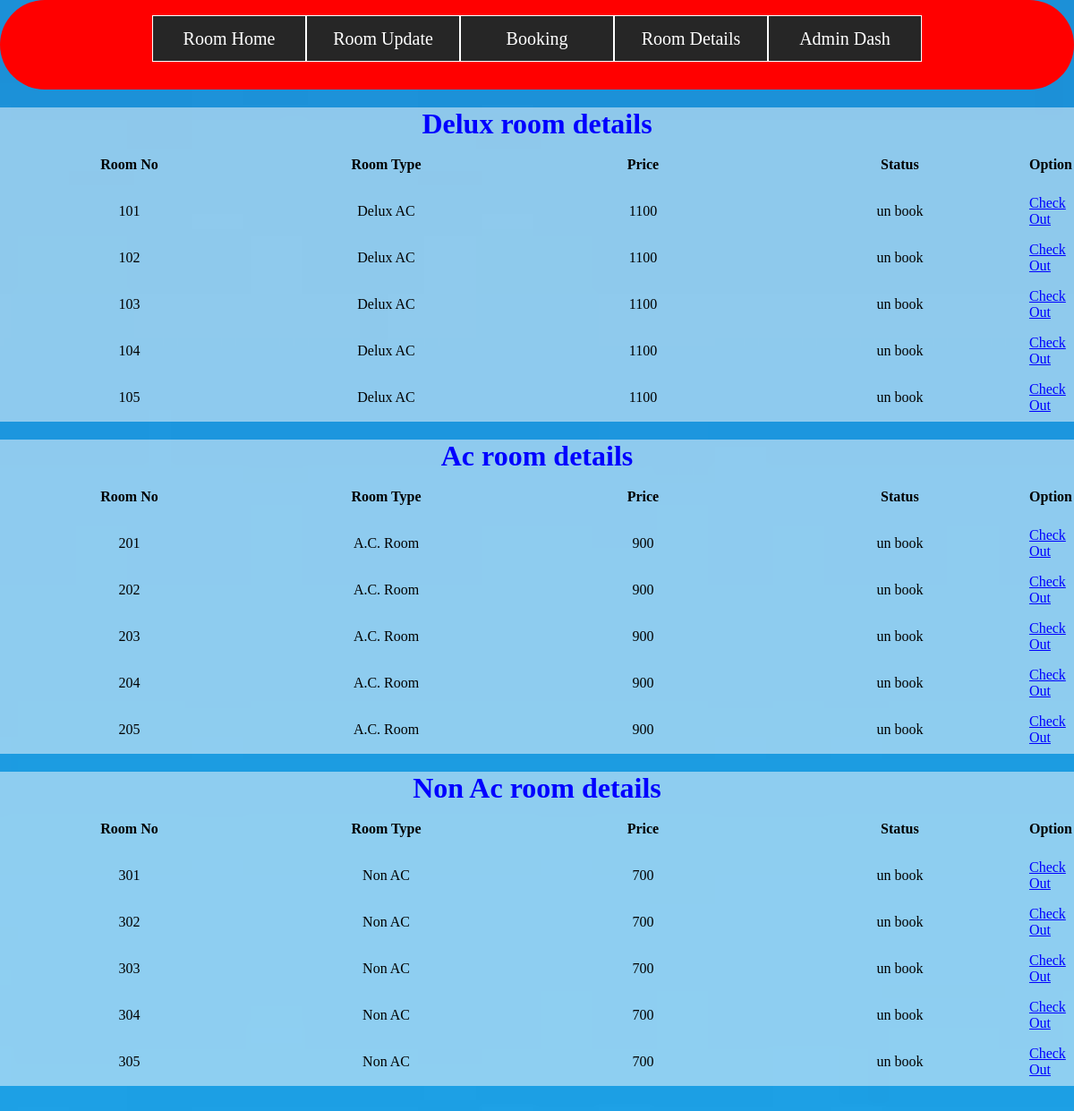
The app's page /admin/roomdetails.php with its own data.
### tables this page shows
CREATE TABLE IF NOT EXISTS `deluxacroom` (
  `id` INT AUTO_INCREMENT PRIMARY KEY,
  `roomno` VARCHAR(50) NOT NULL UNIQUE,
  `roomtype` VARCHAR(100) NOT NULL,
  `price` INT NOT NULL,
  `status` VARCHAR(50) NOT NULL DEFAULT 'un book'
);

CREATE TABLE IF NOT EXISTS `acroom` (
  `id` INT AUTO_INCREMENT PRIMARY KEY,
  `roomno` VARCHAR(50) NOT NULL UNIQUE,
  `roomtype` VARCHAR(100) NOT NULL,
  `price` INT NOT NULL,
  `status` VARCHAR(50) NOT NULL DEFAULT 'un book'
);

CREATE TABLE IF NOT EXISTS `nonac` (
  `id` INT AUTO_INCREMENT PRIMARY KEY,
  `roomno` VARCHAR(50) NOT NULL UNIQUE,
  `roomtype` VARCHAR(100) NOT NULL,
  `price` INT NOT NULL,
  `status` VARCHAR(50) NOT NULL DEFAULT 'un book'
);

### admin/roomdetails.php (the view, shortened to what this page needs)
<?php
include('../dbcon.php');
?>
<!DOCTYPE html>
<html lang="en">
<head>
    <link rel="stylesheet" href="stylee.css">
</head>
<body>
    <div class="wrapper-container">
    <div class="wrapper">
        <ul>
            <li><a href="aroom.php">Room Home</a></li>
            <li><a href="#">Room Update</a>
            </li>
            <li><a href="booking.php">Booking</a></li>
            <li><a href="roomdetails.php">Room Details</a></li>
            <li><a href="admindash.php">Admin Dash</a></li>
        </ul>
    </div>
    </div>
    <div class="admin-room-details">
         <h1 style="color:blue; text-align:center;">Delux room details</h1>
         <table>
             <tr>
                     <th width="25%" height="50px">Room No</th>
                     <th width="25%" height="50px">Room Type</th>
                     <th width="25%" height="50px">Price</th>
                     <th width="25%" height="50px">Status</th>
                     <th width="25%" height="50px">Option</th>
             </tr>
             <?php
                $qry="SELECT * FROM `deluxacroom`";
                $run=mysqli_query($sql,$qry);
                while( $row=mysqli_fetch_assoc($run))
                {
                    $rno=$row['roomno'];
                    $rtype=$row['roomtype'];
                    $price=$row['price'];
                    $status=$row['status'];
                    ?>
                    <tr>
                    <td width="25%" height="50px"><center><?php echo $rno ?></center></td>
                     <td width="25%" height="50px"><center><?php echo $rtype ?></center></td>
                     <td width="25%" height="50px"><center><?php echo $price ?></center></td>
                     <td width="25%" height="50px"><center><?php echo $status ?></center></td>
                     <td><a style="color:blue;" href="co.php? rno=<?php echo $rno; ?>">Check Out</a></td>
                    </tr>
                    <?php
                }
             ?>
         </table>
    </div>
    <div class="admin-room-details">
         <h1 style="color:blue; text-align:center;">Ac room details</h1>
         <table>
             <tr>
                     <th width="25%" height="50px">Room No</th>
                     <th width="25%" height="50px">Room Type</th>
                     <th width="25%" height="50px">Price</th>
                     <th width="25%" height="50px">Status</th>
                     <th width="25%" height="50px">Option</th>
             </tr>
             <?php
                $qry="SELECT * FROM `acroom`";
                $run=mysqli_query($sql,$qry);
                while( $row=mysqli_fetch_assoc($run))
                {
                    $rno=$row['roomno'];
                    $rtype=$row['roomtype'];
                    $price=$row['price'];
                    $status=$row['status'];
                    ?>
                    <tr>
                    <td width="25%" height="50px"><center><?php echo $rno ?></center></td>
                     <td width="25%" height="50px"><center><?php echo $rtype ?></center></td>
                     <td width="25%" height="50px"><center><?php echo $price ?></center></td>
                     <td width="25%" height="50px"><center><?php echo $status ?></center></td>
                     <td><a style="color:blue;" href="co1.php? rno=<?php echo $rno; ?>">Check Out</a></td>
                    </tr>
                    <?php
                }
             ?>
         </table>
    </div>
    <div class="admin-room-details">
         <h1 style="color:blue; text-align:center;">Non Ac room details</h1>
         <table>
             <tr>
                     <th width="25%" height="50px">Room No</th>
                     <th width="25%" height="50px">Room Type</th>
                     <th width="25%" height="50px">Price</th>
                     <th width="25%" height="50px">Status</th>
                     <th width="25%" height="50px">Option</th>
             </tr>
             <?php
                $qry="SELECT * FROM `nonac`";
                $run=mysqli_query($sql,$qry);
                while( $row=mysqli_fetch_assoc($run))
                {
                    $rno=$row['roomno'];
                    $rtype=$row['roomtype'];
                    $price=$row['price'];
                    $status=$row['status'];
                    ?>
                    <tr>
                    <td width="25%" height="50px"><center><?php echo $rno ?></center></td>
                     <td width="25%" height="50px"><center><?php echo $rtype ?></center></td>
                     <td width="25%" height="50px"><center><?php echo $price ?></center></td>
                     <td width="25%" height="50px"><center><?php echo $status ?></center></td>
                     <td><a style="color:blue;" href="co2.php? rno=<?php echo $rno; ?>">Check Out</a></td>
                    </tr>
                    <?php
                }
             ?>
         </table>
    </div>
</body>
</html>

### admin/stylee.css (style rules this page uses)
* { margin: 0; padding: 0; }
.wrapper { width: 860px; margin: 0 auto; }
.wrapper-container { background-color: red; width: 100%; height: 100px; position: relative; border-radius: 50px; }
.wrapper ul { list-style: none; padding-top: 2%; }
.wrapper ul li { background: #262626; width: 170px; border: 1px solid #fff; height: 50px; line-height: 50px; text-align: center; float: left; position: relative; }
.wrapper ul li a { color: #fff; font-size: 20px; text-decoration: none; }

### admin/roomdetails.php (style rules this page uses)
.admin-room-details { background:rgba(255,255,255,0.5); }
.admin-room-details h1 { text-align:center; margin-top: 20px; }
body::before { position: absolute; content: ""; height: 170%; width: 100%; z-index: -1; opacity: 0.89; background: url('../img/adminhotel2.jpg') center center/cover no-repeat; }

### records on screen
deluxacroom: roomno "101", roomtype "Delux AC", price "1100", status "un book"
deluxacroom: roomno "102", roomtype "Delux AC", price "1100", status "un book"
deluxacroom: roomno "103", roomtype "Delux AC", price "1100", status "un book"
deluxacroom: roomno "104", roomtype "Delux AC", price "1100", status "un book"
deluxacroom: roomno "105", roomtype "Delux AC", price "1100", status "un book"
acroom: roomno "201", roomtype "A.C. Room", price "900", status "un book"
acroom: roomno "202", roomtype "A.C. Room", price "900", status "un book"
acroom: roomno "203", roomtype "A.C. Room", price "900", status "un book"
acroom: roomno "204", roomtype "A.C. Room", price "900", status "un book"
acroom: roomno "205", roomtype "A.C. Room", price "900", status "un book"
nonac: roomno "301", roomtype "Non AC", price "700", status "un book"
nonac: roomno "302", roomtype "Non AC", price "700", status "un book"
nonac: roomno "303", roomtype "Non AC", price "700", status "un book"
nonac: roomno "304", roomtype "Non AC", price "700", status "un book"
nonac: roomno "305", roomtype "Non AC", price "700", status "un book"
